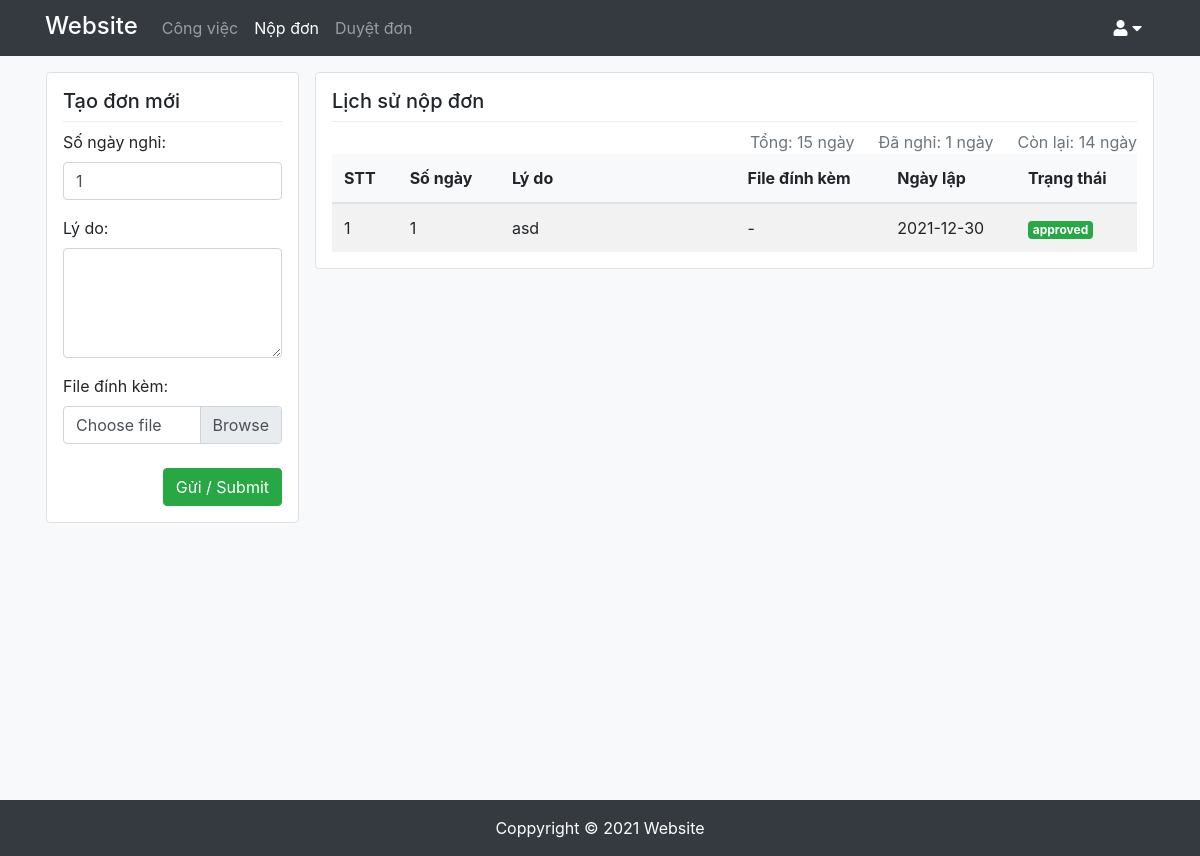
The page /nopdon.php (signed in) on the database as committed earlier.
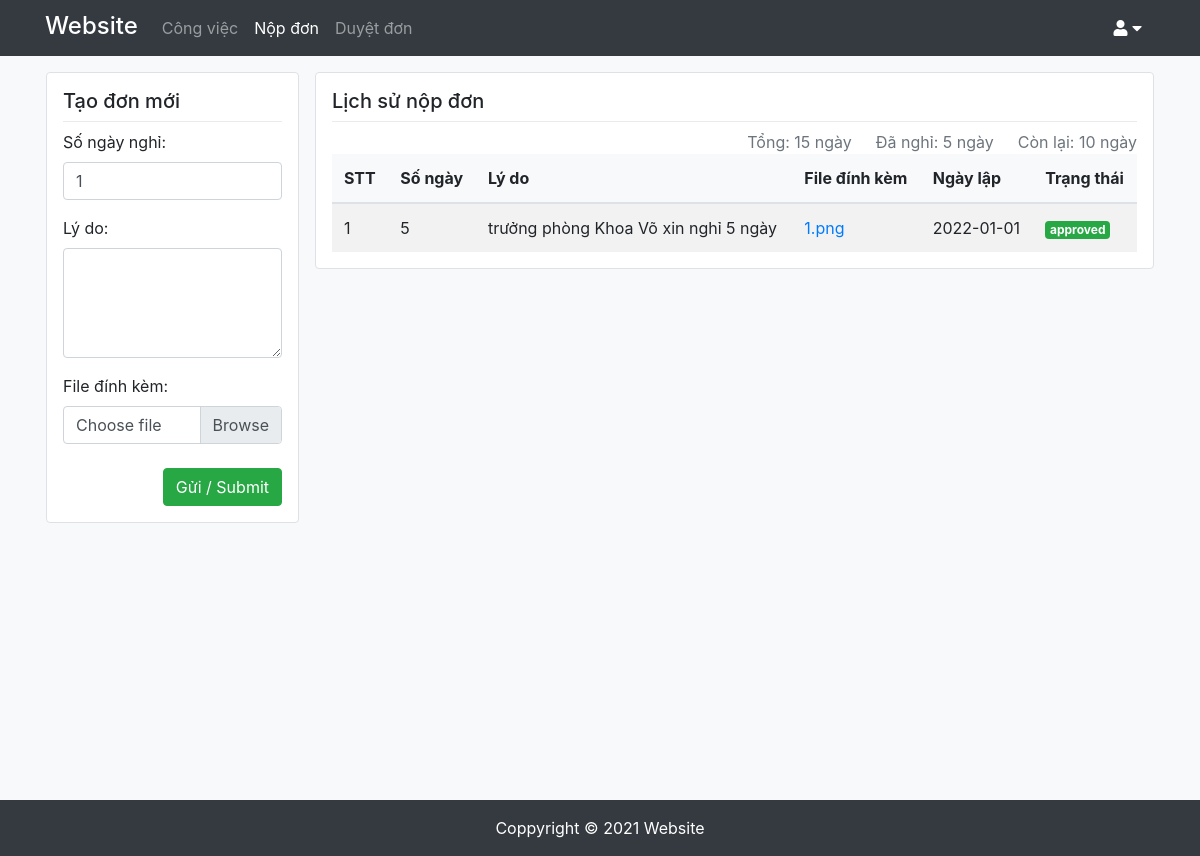
The same page on the database as committed later.
### tables this page shows
CREATE TABLE `nghiphep` (
  `ID` int(11) NOT NULL,
  `username` varchar(20) NOT NULL,
  `songay` tinyint(4) NOT NULL,
  `lydo` text NOT NULL,
  `file` text NOT NULL,
  `ngaylap` datetime NOT NULL DEFAULT current_timestamp(),
  `trangthai` text NOT NULL DEFAULT 'waiting'
);

### nopdon.php (the view, shortened to what this page needs)
<!DOCTYPE html>
<html lang="en">
<head>
    <link rel="stylesheet" href="https://maxcdn.bootstrapcdn.com/bootstrap/4.5.2/css/bootstrap.min.css">
    <link href="https://cdnjs.cloudflare.com/ajax/libs/font-awesome/5.13.0/css/all.min.css" rel="stylesheet">
    <link rel="stylesheet" href="style.css">
</head>
<?php
    require_once ('API/connection.php');
    $stmt = $conn->prepare('SELECT @rownum := @rownum + 1 AS STT,  t.*
                            FROM nghiphep t, (SELECT @rownum := 0) r
                            WHERE username = ?
                            ORDER BY ngaylap DESC;');
    $stmt->bind_param('s', $_SESSION['user']);
    if (!$stmt->execute()) {
        die(json_encode(array('status' => false, 'code' => 2, 'data' => $conn->error)));
    }
    $result = $stmt->get_result();
?>
<body>
<div id="wrapper">
    <?php include 'navbar.php'; ?>
    <div class="container">
        <div class="row">
            <div class="col-lg-3 p-0 px-lg-3 mb-3 mb-lg-0 " >
                <div class="p-3  bg-white border rounded">
                    <h5>Tạo đơn mới</h5>
                    <div class="dropdown-divider"></div>
                    <div class="form-group">
                        <label for="">Số ngày nghỉ:</label>
                        <input type="number" class="form-control" id="day-number" name="" value="1" min="1">
                    </div>
                    <div class="form-group">
                        <label for="">Lý do:</label>
                        <textarea class="form-control" id="reason" name="" rows="4" placeholder=""></textarea>
                    </div>
                    <div class="form-group">
                        <label for="">File đính kèm:</label>
                        <div class="custom-file">
                            <label class="custom-file-label" for="customFile">Choose file</label>
                        </div>
                    </div>
                    <div class="d-flex flex-end mt-4">
                        <button class="btn btn-success ml-auto submit-btn" id="submit-btn">Gửi / Submit</button>
                    </div>
                </div>
            </div>
            <div class=" col-lg-9 p-0 pl-lg-0 pr-lg-3 mb-4 mb-lg-0">
                <div class="border p-3 rounded bg-white">
                    <h5>Lịch sử nộp đơn</h5>
                    <div class="dropdown-divider"></div>
                    <div class="d-flex text-muted justify-content-end">
                        <div >Tổng:
                            <?php
                                if ($_SESSION['permission'] == "Nhân viên") {
                                    echo '12 ngày';
                                }
                                else echo '15 ngày';
                            ?>
                        </div>
                        <div class="ml-4">Đã nghỉ:
                            <?php
                                $so_ngay_nghi = 0;
                                foreach ($result as $row) {
                                    if ($row['trangthai'] == 'approved') {
                                        $so_ngay_nghi += $row['songay'];
                                    }
                                }
                                echo $so_ngay_nghi .' ngày';
                            ?>
                        </div>
                        <div class="ml-4">Còn lại:
                            <?php
                                $so_ngay_con_lai = 0;
                                if ($_SESSION['permission'] == "Nhân viên") {
                                    $so_ngay_con_lai = 12 - $so_ngay_nghi;
                                }
                                else $so_ngay_con_lai = 15 - $so_ngay_nghi;
                                echo "<span id='remain-days'>$so_ngay_con_lai</span>" . ' ngày';
                            ?>
                        </div>
                    </div>
                    <div class="overflow-auto" style="max-height:480px">
                        <table class="table mb-0 table-striped" >
                            <thead class="bg-light ">
                                <tr class="">
                                    <th>STT</th>
                                    <th>Số ngày</th>
                                    <th style="min-width:200px">Lý do</th>
                                    <th>File đính kèm</th>
                                    <th>Ngày lập</th>
                                    <th>Trạng thái</th>
                                </tr>
                            </thead>
                            <tbody>
                                <?php
                                    foreach ($result as $row) {
                                        ?>
                                            <tr>
                                                <td><?= $row['STT']?></td>
                                                <td><?= $row['songay']?></td>
                                                <td><?= $row['lydo']?></td>
                                                <td>
                                                    <?php
                                                        if ($row['file'] != '') {
                                                            $file =  $row['file'];
                                                            echo "<a href='assets/files-nghiphep/$file' download>$file</a>";
                                                        }
                                                        else echo '-';
                                                    ?>
                                                </td>
                                                <td><?= date_format(date_create($row['ngaylap']),"Y-m-d"); ?></td>
                                                <td>
                                                    <?php
                                                        if ($row['trangthai'] == 'waiting')
                                                            echo '<div class="badge badge-info">waiting</div>';
                                                        else if ($row['trangthai'] == 'approved')
                                                            echo '<div class="badge badge-success">approved</div>';
                                                        else if ($row['trangthai'] == 'refused')
                                                            echo '<div class="badge badge-danger">refused</div>';
                                                    ?>
                                                </td>
                                            </tr>
                                        <?php
                                    }
                                ?>
                            </tbody>
                        </table>
                    </div>
                </div>
            </div>
        </div>
    </div>
    <?php include_once 'footer.php'; ?>
</div>
</body>
</html>

### navbar.php (shortened to what this page needs)
<nav class="navbar navbar-expand-md bg-dark navbar-dark fixed-top ">
    <div class="container justify-content-start">
        <a class="text-decoration-none text-white mr-3 " href="index.php">
            <h4 style="position: relative; top:2px;">Website</h4>
        </a>
        <div class="dropdown ml-auto order-md-3">
            <div class="btn  text-white" data-toggle="dropdown">
                <i class="fas fa-user"></i>
                <i class="fas fa-caret-down"></i>
            </div>
        </div>
        <div class="collapse navbar-collapse" id="collapsibleNavbar">
            <ul class="navbar-nav">
                <?php
                    if ($_SESSION['permission'] === 'Admin') {
                        ?>
                            <li class="nav-item">
                                <a class="nav-link " href="nhanvien.php">Nhân viên</a>
                            </li>
                            <li class="nav-item">
                                <a class="nav-link" href="phongban.php">Phòng ban</a>
                            </li>
                        <?php
                    }
                    else {
                        ?>
                            <li class="nav-item">
                                <a class="nav-link " href="congviec.php">Công việc</a>
                            </li>
                        <?php
                    }
                ?>
                <?php
                    if ($_SESSION['permission'] !== 'Admin') {
                        ?>
                            <li class="nav-item">
                                <a class="nav-link " href="nopdon.php">Nộp đơn</a>
                            </li>
                        <?php
                    }
                    if ($_SESSION['permission'] !== 'Nhân viên') {
                        ?>
                            <li class="nav-item">
                                <a class="nav-link " href="duyetdon.php">Duyệt đơn</a>
                            </li>
                        <?php
                    }
                ?>
            </ul>
        </div>
    </div>
</nav>

### footer.php
<footer class="bg-dark text-white text-center py-3">Coppyright © 2021 Website</footer>

### style.css (style rules this page uses)
#wrapper { background-color: #f8f9fa; }
#wrapper > .container { min-height: calc(100vh - 3.5rem); padding-top: 1rem; padding-bottom: 1.5rem; margin-top: 56px; }
thead th { border-top: none !important; }

Rows that differ between the two databases and show on the page:
removed nghiphep: STT "1", songay "1", lydo "asd", ngaylap "2021-12-30", trangthai "approved"
added nghiphep: STT "1", songay "5", lydo "trưởng phòng Khoa Võ xin nghỉ 5 ngày", file "1.png", ngaylap "2022-01-01", trangthai "approved"
Other text that changed with them:
$so_ngay_nghi: "1" → "5"
$so_ngay_con_lai: "14" → "10"
